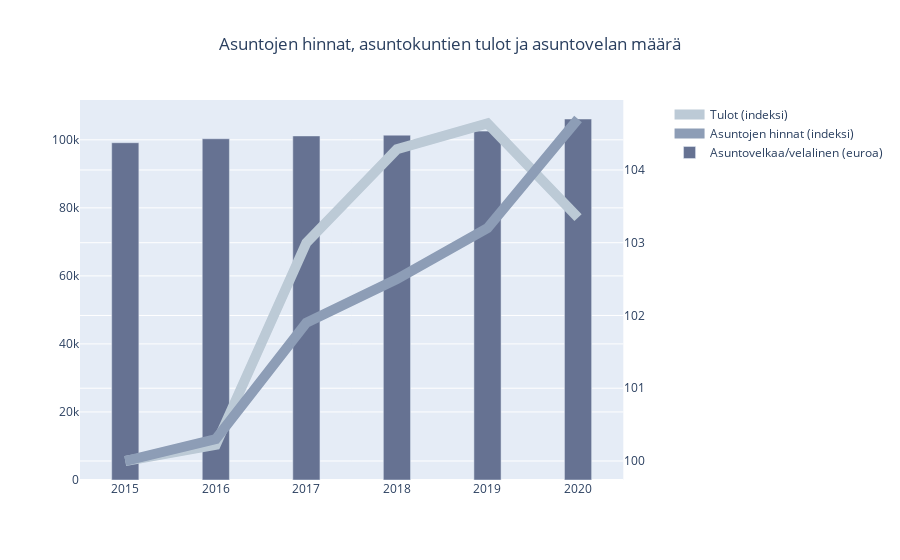

Notebook cell for this chart:
### Code cell
fig.update_layout(title={"text":"Asuntojen hinnat, asuntokuntien tulot ja asuntovelan määrä", "x": 0.5})

### Figure 1 — Plotly figure (JSON) as saved in the notebook; plotly's stock layout.template omitted (floating-point values rounded to 4 significant figures)
{"data": [{"line": {"color": "#bccad6", "width": 10}, "mode": "lines", "name": "Tulot (indeksi)", "type": "scatter", "x": [2015, 2016, 2017, 2018, 2019, 2020], "xaxis": "x", "y": [100, 100.2, 103.0, 104.3, 104.6, 103.3], "yaxis": "y2"}, {"line": {"color": "#8d9db6", "width": 10}, "mode": "lines", "name": "Asuntojen hinnat (indeksi)", "type": "scatter", "x": [2015, 2016, 2017, 2018, 2019, 2020], "xaxis": "x", "y": [100, 100.3, 101.9, 102.5, 103.2, 104.7], "yaxis": "y2"}, {"marker": {"color": "#667292"}, "name": "Asuntovelkaa/velalinen (euroa)", "type": "bar", "width": 0.3, "x": [2015, 2016, 2017, 2018, 2019, 2020], "xaxis": "x", "y": [99150.0, 100300.0, 101100.0, 101400.0, 102600.0, 106100.0], "yaxis": "y"}], "layout": {"title": {"text": "Asuntojen hinnat, asuntokuntien tulot ja asuntovelan määrä", "x": 0.5}, "xaxis": {"anchor": "y", "domain": [0, 0.94]}, "yaxis": {"anchor": "x", "domain": [0, 1]}, "yaxis2": {"anchor": "x", "overlaying": "y", "side": "right"}}}
